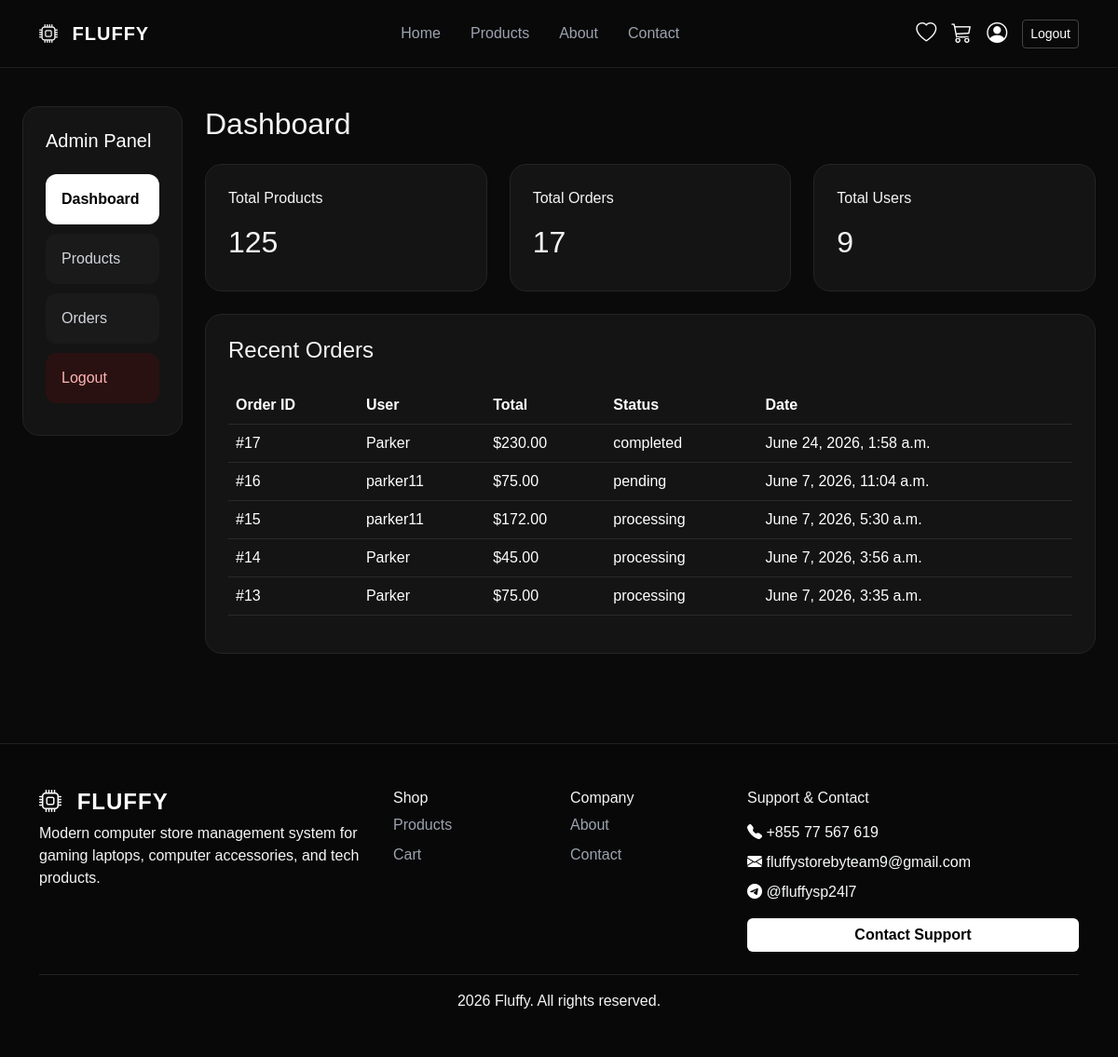
Screenshot of /dashboard/admin-dashboard/ (signed in) with the database file from the repository.
### orders/models.py (models this page shows, shortened)
class Order(models.Model):
    STATUS_CHOICES = (
        ('pending', 'Pending'),
        ('processing', 'Processing'),
        ('completed', 'Completed'),
        ('cancelled', 'Cancelled'),
    )
    user = models.ForeignKey(User, on_delete=models.CASCADE)
    full_name = models.CharField(max_length=150)
    phone = models.CharField(max_length=20)
    address = models.TextField()
    total_price = models.DecimalField(max_digits=10, decimal_places=2)
    status = models.CharField(max_length=20, choices=STATUS_CHOICES, default='pending')
    created_at = models.DateTimeField(auto_now_add=True)

### dashboard/views.py (the view)
# urls.py: path('admin-dashboard/', views.admin_dashboard, name='admin_dashboard'),
@login_required
def admin_dashboard(request):
    if request.user.profile.role not in ['admin', 'staff']:
        messages.error(
            request,
            'You do not have permission to access admin dashboard.'
        )
        return redirect('home')
    total_products = Product.objects.count()
    total_orders = Order.objects.count()
    total_users = User.objects.count()
    recent_orders = Order.objects.all().order_by('-created_at')[:5]
    return render(request, 'admin_dashboard.html', {
        'total_products': total_products,
        'total_orders': total_orders,
        'total_users': total_users,
        'recent_orders': recent_orders
    })

### core/context_processors.py (called while the page is built)
def cart_counter(request):
    if request.user.is_authenticated:
        count = CartItem.objects.filter(user=request.user).count()
        wishlist_count = Wishlist.objects.filter(user=request.user).count()
    else:
        count = 0
        wishlist_count = 0
    return {
        'cart_count': count,
        'wishlist_count': wishlist_count,
    }

### templates/admin_dashboard.html (shortened to what this page needs)
{% extends 'base.html' %}
{% block content %}
<section class="container-fluid py-5 px-4">
    <div class="row g-4">
        <div class="col-lg-2">
            <div class="sidebar-box admin-sidebar">
                <h5 class="mb-4 text-white">
                    Admin Panel
                </h5>
                <a href="{% url 'admin_dashboard' %}" class="sidebar-link active-link">
                    Dashboard
                </a>
                <a href="{% url 'manage_products' %}" class="sidebar-link">
                    Products
                </a>
                <a href="{% url 'manage_orders' %}" class="sidebar-link">
                    Orders
                </a>
                <a href="{% url 'logout' %}" class="sidebar-link logout-link">
                    Logout
                </a>
            </div>
        </div>
        <div class="col-lg-10">
            <h2 class="mb-4">Dashboard</h2>
            <div class="row g-4">
                <div class="col-md-4">
                    <div class="neon-card p-4">
                        <p class="">Total Products</p>
                        <h2>{{ total_products }}</h2>
                    </div>
                </div>
                <div class="col-md-4">
                    <div class="neon-card p-4">
                        <p class="">Total Orders</p>
                        <h2>{{ total_orders }}</h2>
                    </div>
                </div>
                <div class="col-md-4">
                    <div class="neon-card p-4">
                        <p class="">Total Users</p>
                        <h2>{{ total_users }}</h2>
                    </div>
                </div>
            </div>
            <div class="neon-card p-4 mt-4">
                <h4 class="mb-4">Recent Orders</h4>
                <table class="table table-dark table-hover">
                    <thead>
                        <tr>
                            <th>Order ID</th>
                            <th>User</th>
                            <th>Total</th>
                            <th>Status</th>
                            <th>Date</th>
                        </tr>
                    </thead>
                    <tbody>
                        {% for order in recent_orders %}
                        <tr>
                            <td>#{{ order.id }}</td>
                            <td>{{ order.user.username }}</td>
                            <td>${{ order.total_price }}</td>
                            <td>{{ order.status }}</td>
                            <td>{{ order.created_at }}</td>
                        </tr>
                        {% endfor %}
                    </tbody>
                </table>
            </div>
        </div>
    </div>
</section>
{% endblock %}

### static/css/style.css (style rules this page uses)
:root { --bg: #0a0a0a; --bg2: #111111; --card: #141414; --card2: #1c1c1c; --border: #2a2a2a; --text: #f5f5f5; --muted: #9ca3af; --white: #ffffff; }
body { background: #0a0a0a; color: var(--text); font-family: Arial, sans-serif; padding-top: 50px; }
.neon-card { background: #141414; border: 1px solid #242424; border-radius: 18px; transition: .25s; }
.admin-sidebar { background: #141414; border: 1px solid #242424; border-radius: 18px; padding: 24px; }
.sidebar-link { display: block; padding: 14px 16px; margin-bottom: 10px; border-radius: 12px; text-decoration: none; color: #d1d5db; background: #1a1a1a; border: 1px solid transparent; transition: .2s; }
.active-link { background: white; color: black !important; font-weight: 600; }
.logout-link { background: #2a1111; color: #ffb4b4; }
.table-dark { --bs-table-bg: #141414; --bs-table-border-color: #2a2a2a; }
.text-white { color: #ffffff !important; }

### rows the page displays
Order: id "17", user.username "Parker", total_price "230.00", status "completed", created_at "June 24, 2026, 1:58 a.m."
Order: id "16", user.username "parker11", total_price "75.00", status "pending", created_at "June 7, 2026, 11:04 a.m."
Order: id "15", user.username "parker11", total_price "172.00", status "processing", created_at "June 7, 2026, 5:30 a.m."
Order: id "14", user.username "Parker", total_price "45.00", status "processing", created_at "June 7, 2026, 3:56 a.m."
Order: id "13", user.username "Parker", total_price "75.00", status "processing", created_at "June 7, 2026, 3:35 a.m."

### other values shown
{{ total_products }} "125"
{{ total_orders }} "17"
{{ total_users }} "9"
